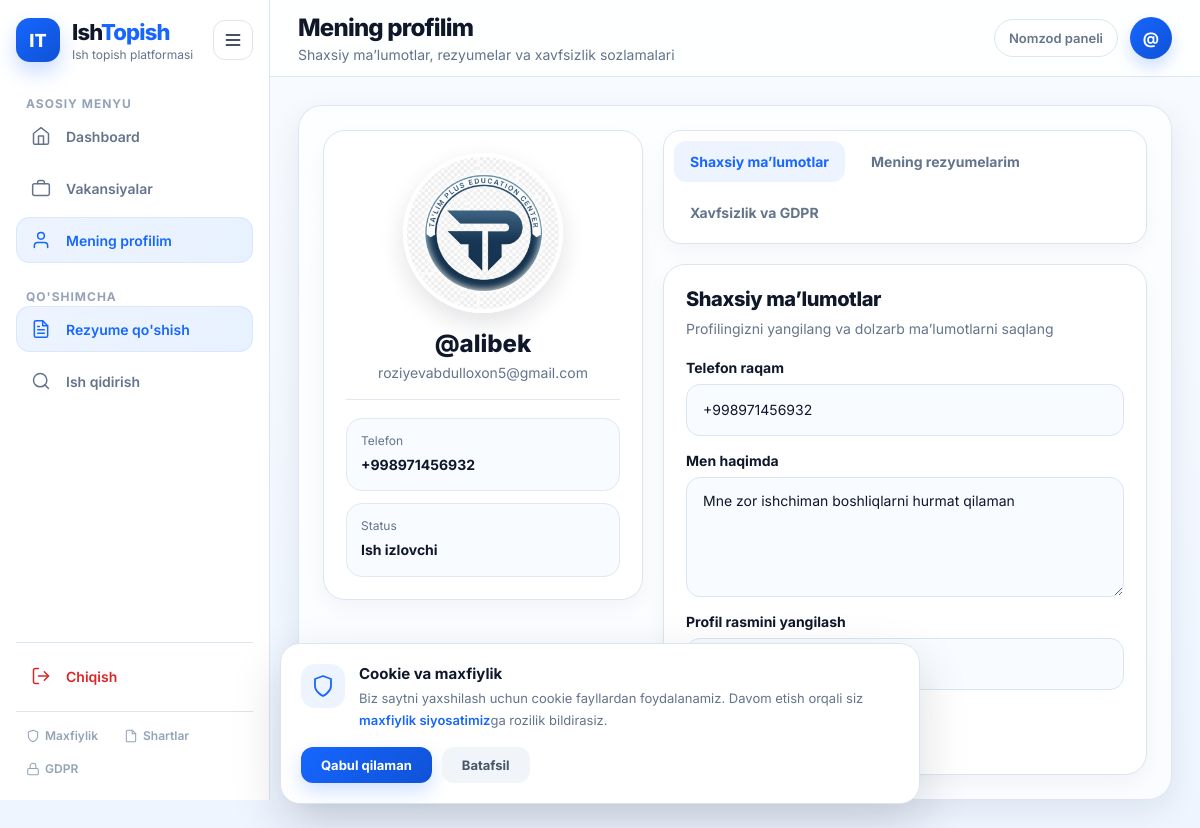
/candidate/profile/ (signed in), run on an earlier commit of the app's database.
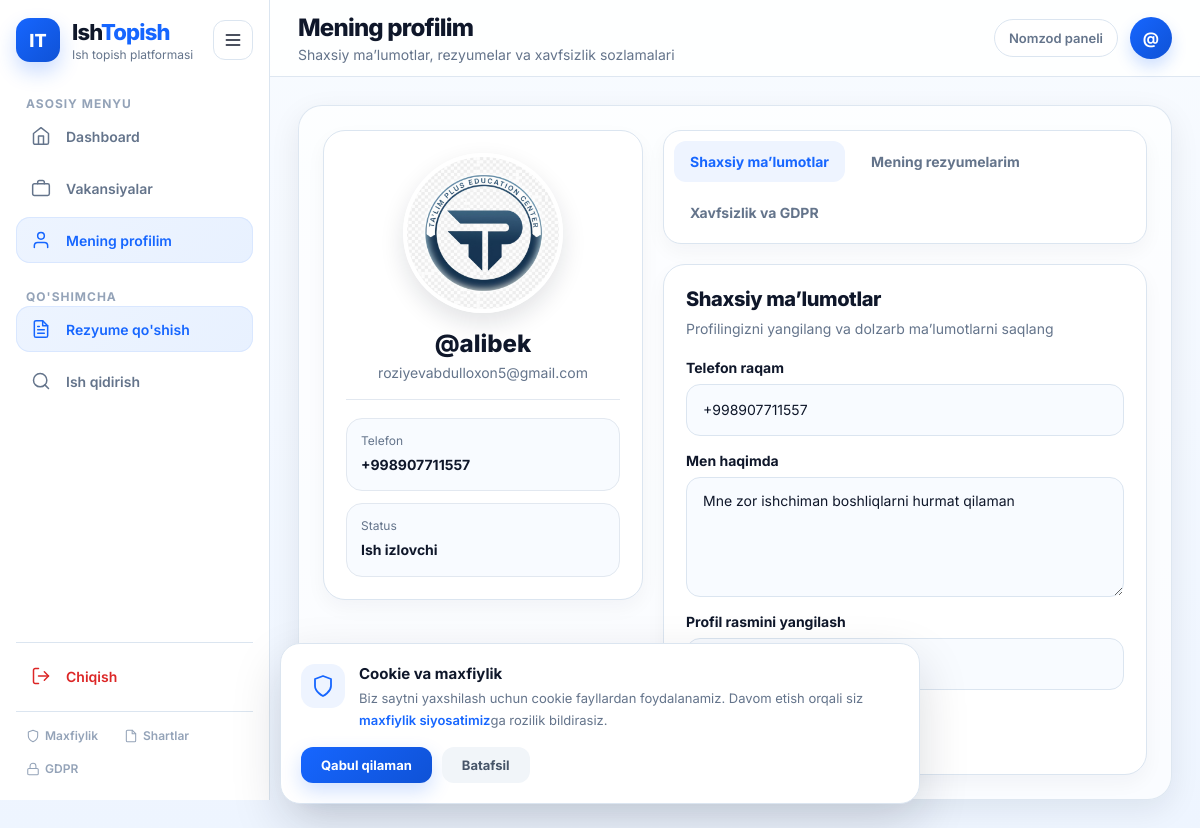
And on a later commit of the database.
### ishbor/models.py (models this page shows, shortened)
class User(AbstractUser):
    ROLE_CHOICES = (
        ('candidate', 'Ish izlovchi'),
        ('employer', 'Ish beruvchi'),
    )
    role = models.CharField(max_length=20, choices=ROLE_CHOICES, verbose_name="Rol")
    phone = models.CharField(max_length=20, blank=True, null=True, verbose_name="Telefon raqami")
    created_at = models.DateTimeField(auto_now_add=True)

class CandidateProfile(models.Model):
    user = models.OneToOneField(User, on_delete=models.CASCADE, related_name='candidate_profile')
    image = models.ImageField(upload_to=upload_to_candidates, null=True, blank=True)
    phone = models.CharField(max_length=20, blank=True)
    bio = models.TextField(max_length=500, blank=True) # O'zi haqida qisqacha
    skills = models.CharField(max_length=255, blank=True) # Ko'nikmalar (Python, Java va hokazo)
    gdpr_consent = models.BooleanField(default=False, verbose_name="GDPR roziligi")
    gdpr_consent_date = models.DateTimeField(null=True, blank=True, verbose_name="GDPR rozilik sanasi")
    marketing_consent = models.BooleanField(default=False, verbose_name="Marketing roziligi")
    updated_at = models.DateTimeField(auto_now=True, verbose_name="Yangilangan sana")
    class Meta:
        verbose_name = "Nomzod profili"
        verbose_name_plural = "Nomzodlar profillari"

### ishbor/views.py (the view, shortened to what this page needs)
# urls.py: path('candidate/profile/', candidate_profile_view, name='candidate_profile'),
@login_required
@role_required("candidate")
def candidate_profile_view(request):
    profile, created = CandidateProfile.objects.get_or_create(user=request.user)
    resumes = request.user.resumes.all()
    return render(request, 'candidate/profile.html', {'profile': profile, 'resumes': resumes})

### ishbor/views.py (called while the page is built)
def role_required(role_name):
    def decorator(view_func):
        @wraps(view_func)
        def _wrapped_view(request, *args, **kwargs):
            if request.user.role != role_name:
                messages.error(request, f"Ushbu sahifa faqat {role_name}lar uchun!")
                return redirect("home")
            return view_func(request, *args, **kwargs)
        return _wrapped_view
    return decorator

### ishbor/templates/candidate/profile.html (shortened to what this page needs)
{% extends 'base.html' %}
{% block page_title %}Mening profilim{% endblock %}
{% block page_subtitle %}Shaxsiy ma’lumotlar, rezyumelar va xavfsizlik sozlamalari{% endblock %}
{% block content %}
<div class="profile-page">
    <div class="profile-layout">
        <aside class="profile-sidebar">
            <section class="profile-card">
                <div class="avatar-wrap">
                    {% if profile.image %}
                        <img src="{{ profile.image.url }}" alt="Profil rasmi" class="profile-avatar">
                    {% else %}
                        <img src="https://ui-avatars.com/api/?name={{ user.username }}&size=200" alt="Avatar" class="profile-avatar">
                    {% endif %}
                </div>
                <h2 class="profile-name">{{ user.get_full_name|default:user.username }}</h2>
                <p class="profile-email">{{ user.email }}</p>
                <div class="profile-meta">
                    <div class="meta-item">
                        <span>Telefon</span>
                        <strong>{{ profile.phone|default:"Kiritilmagan" }}</strong>
                    </div>
                    <div class="meta-item">
                        <span>Status</span>
                        <strong>Ish izlovchi</strong>
                    </div>
                </div>
            </section>
        </aside>
        <div class="profile-main">
            <div class="tabs-nav">
                <button class="tab-btn active" type="button" data-tab="info-tab">Shaxsiy ma’lumotlar</button>
                <button class="tab-btn" type="button" data-tab="resume-tab">Mening rezyumelarim</button>
                <button class="tab-btn" type="button" data-tab="security-tab">Xavfsizlik va GDPR</button>
            </div>
            <div class="tab-panel active" id="info-tab">
                <section class="panel-card">
                    <div class="section-head">
                        <h3>Shaxsiy ma’lumotlar</h3>
                        <p>Profilingizni yangilang va dolzarb ma’lumotlarni saqlang</p>
                    </div>
                    <form method="POST" enctype="multipart/form-data" class="styled-form">
                        <div class="form-group">
                            <label>Telefon raqam</label>
                            <input type="text" name="phone" value="{{ profile.phone }}" placeholder="+998 90 123 45 67">
                        </div>
                        <div class="form-group">
                            <label>Men haqimda</label>
                            <textarea name="bio" rows="5" placeholder="O‘zingiz haqingizda qisqacha ma’lumot yozing...">{{ profile.bio }}</textarea>
                        </div>
                        <div class="form-group">
                            <label>Profil rasmini yangilash</label>
                        </div>
                        <button type="submit" class="btn-primary save-btn">Saqlash</button>
                    </form>
                </section>
            </div>
        </div>
    </div>
</div>
{% endblock %}

### ishbor/templates/base.html (shortened to what this page needs)
<!DOCTYPE html>
<html lang="uz">
<head>
</head>
<body>
    <div class="app">
        <aside class="sidebar" id="sidebar">
            <div class="sidebar-top">
                <a href="{% url 'home' %}" class="brand">
                    <div class="brand-icon">IT</div>
                    <div class="brand-text">
                        <div class="brand-title">Ish<span>Topish</span></div>
                        <div class="brand-sub">Ish topish platformasi</div>
                    </div>
                </a>
                <button class="toggle-btn" id="desktopToggle" type="button">
                    <svg class="icon" viewBox="0 0 24 24"><path d="M4 6h16M4 12h16M4 18h16"/></svg>
                </button>
            </div>
            {% if user.is_authenticated and user.role == 'candidate' %}
                <div>
                    <div class="sidebar-section-title">Asosiy menyu</div>
                    <nav class="menu">
                        <a href="{% url 'candidate_home' %}" class="menu-item {% if request.resolver_match.url_name == 'candidate_home' %}active{% endif %}">
                            <span class="menu-icon">
                                <svg class="icon" viewBox="0 0 24 24"><path d="M3 9l9-7 9 7v11a2 2 0 01-2 2H5a2 2 0 01-2-2z"/><polyline points="9 22 9 12 15 12 15 22"/></svg>
                            </span>
                            <span class="menu-text">Dashboard</span>
                        </a>
                        <a href="{% url 'job_list' %}" class="menu-item ">
                            <span class="menu-icon">
                                <svg class="icon" viewBox="0 0 24 24"><rect x="2" y="7" width="20" height="14" rx="2" ry="2"/><path d="M16 7V5a2 2 0 00-2-2h-4a2 2 0 00-2 2v2"/></svg>
                            </span>
                            <span class="menu-text">Vakansiyalar</span>
                        </a>
                        <a href="{% url 'candidate_profile' %}" class="menu-item {% if request.resolver_match.url_name == 'candidate_profile' %}active{% endif %}">
                            <span class="menu-icon">
                                <svg class="icon" viewBox="0 0 24 24"><path d="M20 21v-2a4 4 0 00-4-4H8a4 4 0 00-4 4v2"/><circle cx="12" cy="7" r="4"/></svg>
                            </span>
                            <span class="menu-text">Mening profilim</span>
                        </a>
                    </nav>
                </div>
                <div>
                    <div class="sidebar-section-title">Qo'shimcha</div>
                    <nav class="menu">
                        <a href="{% url 'candidate_profile' %}" class="menu-item {% if request.resolver_match.url_name == 'candidate_profile' %}active{% endif %}">
                            <span class="menu-icon">
                                <svg class="icon" viewBox="0 0 24 24"><path d="M14 2H6a2 2 0 00-2 2v16a2 2 0 002 2h12a2 2 0 002-2V8z"/><polyline points="14 2 14 8 20 8"/><line x1="16" y1="13" x2="8" y2="13"/><line x1="16" y1="17" x2="8" y2="17"/><polyline points="10 9 9 9 8 9"/></svg>
                            </span>
                            <span class="menu-text">Rezyume qo'shish</span>
                        </a>
                        <a href="{% url 'job_list' %}" class="menu-item">
                            <span class="menu-icon">
                                <svg class="icon" viewBox="0 0 24 24"><circle cx="11" cy="11" r="8"/><line x1="21" y1="21" x2="16.65" y2="16.65"/></svg>
                            </span>
                            <span class="menu-text">Ish qidirish</span>
                        </a>
                    </nav>
                </div>
            {% endif %}
            <div class="sidebar-footer">
                {% if user.is_authenticated %}
                    <form method="POST" action="{% url 'logout' %}" id="logoutForm" style="margin:0;padding:0;border:0;">
                        <a href="#" onclick="document.getElementById('logoutForm').submit(); return false;" class="menu-item">
                            <span class="menu-icon">
                                <svg class="icon" viewBox="0 0 24 24"><path d="M9 21H5a2 2 0 01-2-2V5a2 2 0 012-2h4"/><polyline points="16 17 21 12 16 7"/><line x1="21" y1="12" x2="9" y2="12"/></svg>
                            </span>
                            <span class="menu-text">Chiqish</span>
                        </a>
                    </form>
                {% endif %}
                <div class="sidebar-gdpr-links">
                    <a href="{% url 'privacy_policy' %}" class="gdpr-link">
                        <svg width="14" height="14" viewBox="0 0 24 24" fill="none" stroke="currentColor" stroke-width="1.8" stroke-linecap="round" stroke-linejoin="round"><path d="M12 22s8-4 8-10V5l-8-3-8 3v7c0 6 8 10 8 10z"/></svg>
                        Maxfiylik
                    </a>
                    <a href="{% url 'terms_of_service' %}" class="gdpr-link">
                        <svg width="14" height="14" viewBox="0 0 24 24" fill="none" stroke="currentColor" stroke-width="1.8" stroke-linecap="round" stroke-linejoin="round"><path d="M14 2H6a2 2 0 00-2 2v16a2 2 0 002 2h12a2 2 0 002-2V8z"/><polyline points="14 2 14 8 20 8"/></svg>
                        Shartlar
                    </a>
                    <a href="{% url 'gdpr_policy' %}" class="gdpr-link">
                        <svg width="14" height="14" viewBox="0 0 24 24" fill="none" stroke="currentColor" stroke-width="1.8" stroke-linecap="round" stroke-linejoin="round"><rect x="3" y="11" width="18" height="11" rx="2" ry="2"/><path d="M7 11V7a5 5 0 0110 0v4"/></svg>
                        GDPR
                    </a>
                </div>
            </div>
        </aside>
        <main class="main" id="main">
            <header class="topbar">
                <div class="topbar-inner">
                    <div class="topbar-left">
                        <div class="page-head">
                            <h1>{% block page_title %}Dashboard{% endblock %}</h1>
                            <p>{% block page_subtitle %}IshTopish platformasidagi boshqaruv paneli{% endblock %}</p>
                        </div>
                    </div>
                    <div class="topbar-right">
                        <div class="topbar-chip">
                            {% if user.is_authenticated and user.role == 'candidate' %}
                                Nomzod paneli
                            {% elif user.is_authenticated and user.role == 'employer' %}
                                Employer paneli
                            {% else %}
                                IshTopish
                            {% endif %}
                        </div>
                        <div class="topbar-avatar">
                            {% if user.is_authenticated %}
                                {{ user.username|default:"U"|slice:":1" }}
                            {% else %}
                                G
                            {% endif %}
                        </div>
                    </div>
                </div>
            </header>
            <section class="content">
                <div class="content-card">
                    {% block content %}{% endblock %}
                </div>
            </section>
        </main>
    </div>
    {% if not request.COOKIES.cookie_consent %}
    <div class="cookie-banner" id="cookieBanner">
        <div class="cookie-banner__content">
            <div class="cookie-banner__icon">
                <svg width="24" height="24" viewBox="0 0 24 24" fill="none" stroke="#1666ff" stroke-width="1.8" stroke-linecap="round" stroke-linejoin="round"><path d="M12 22s8-4 8-10V5l-8-3-8 3v7c0 6 8 10 8 10z"/></svg>
            </div>
            <div class="cookie-banner__text">
                <strong>Cookie va maxfiylik</strong>
                <p>Biz saytni yaxshilash uchun cookie fayllardan foydalanamiz. Davom etish orqali siz <a href="{% url 'privacy_policy' %}">maxfiylik siyosatimiz</a>ga rozilik bildirasiz.</p>
            </div>
        </div>
        <div class="cookie-banner__actions">
            <button class="cookie-btn cookie-btn--accept" id="cookieAccept">Qabul qilaman</button>
            <a href="{% url 'privacy_policy' %}" class="cookie-btn cookie-btn--more">Batafsil</a>
        </div>
    </div>
    {% endif %}
</body>
</html>

### ishbor/templates/candidate/profile.html (style rules this page uses)
.profile-page { display: flex; flex-direction: column; gap: 24px; }
.profile-layout { display: grid; grid-template-columns: 320px minmax(0, 1fr); gap: 20px; align-items: start; }
.profile-sidebar, .profile-main { display: flex; flex-direction: column; gap: 20px; }
.profile-card, .panel-card { background: #fff; border: 1px solid #dbe5f0; border-radius: 22px; padding: 22px; box-shadow: 0 8px 20px rgba(15, 23, 42, 0.04); }
.avatar-wrap { display: flex; justify-content: center; margin-bottom: 16px; }
.profile-avatar { width: 160px; height: 160px; border-radius: 50%; object-fit: cover; box-shadow: 0 10px 24px rgba(15, 23, 42, 0.12); border: 4px solid #fff; }
.profile-name { font-size: 24px; font-weight: 800; text-align: center; color: #0f172a; margin-bottom: 6px; }
.profile-email { font-size: 14px; color: #64748b; text-align: center; margin-bottom: 18px; }
.profile-meta { display: grid; gap: 12px; border-top: 1px solid #e2e8f0; padding-top: 18px; }
.meta-item { padding: 14px; border-radius: 16px; background: #f8fbff; border: 1px solid #e2e8f0; }
.meta-item span { display: block; font-size: 12px; color: #64748b; margin-bottom: 6px; }
.meta-item strong { font-size: 14px; color: #0f172a; line-height: 1.6; }
.tabs-nav { display: flex; flex-wrap: wrap; gap: 10px; background: #fff; border: 1px solid #dbe5f0; border-radius: 18px; padding: 10px; box-shadow: 0 8px 20px rgba(15, 23, 42, 0.04); }
.tab-btn { border: none; background: transparent; padding: 12px 16px; border-radius: 12px; font-size: 14px; font-weight: 700; color: #64748b; cursor: pointer; transition: 0.2s ease; font-family: "Inter", sans-serif; }
.tab-btn.active { background: #eef4ff; color: #1666ff; }
.tab-panel { display: none; }
.tab-panel.active { display: block; }
.section-head { margin-bottom: 18px; }
.section-head h3 { font-size: 20px; font-weight: 800; color: #0f172a; margin-bottom: 6px; letter-spacing: -0.4px; }
.section-head p { font-size: 14px; color: #64748b; line-height: 1.7; }
.styled-form { display: flex; flex-direction: column; gap: 16px; }
.form-group { display: flex; flex-direction: column; gap: 8px; }
.form-group label { font-size: 14px; font-weight: 700; color: #0f172a; }
.form-group input, .form-group textarea { width: 100%; min-height: 52px; border: 1px solid #dbe5f0; background: #f8fbff; border-radius: 14px; padding: 14px 16px; font-size: 14px; font-family: "Inter", sans-serif; color: #0f172a; outline: none; transition: 0.2s ease; }
.form-group textarea { min-height: 120px; resize: vertical; }
.save-btn { width: fit-content; min-width: 140px; }

What changed in the data, as far as the page shows it:
changed CandidateProfile "Mne zor ishchiman boshliqlarni hurmat qilaman": phone "+998971456932" → "+998907711557"
